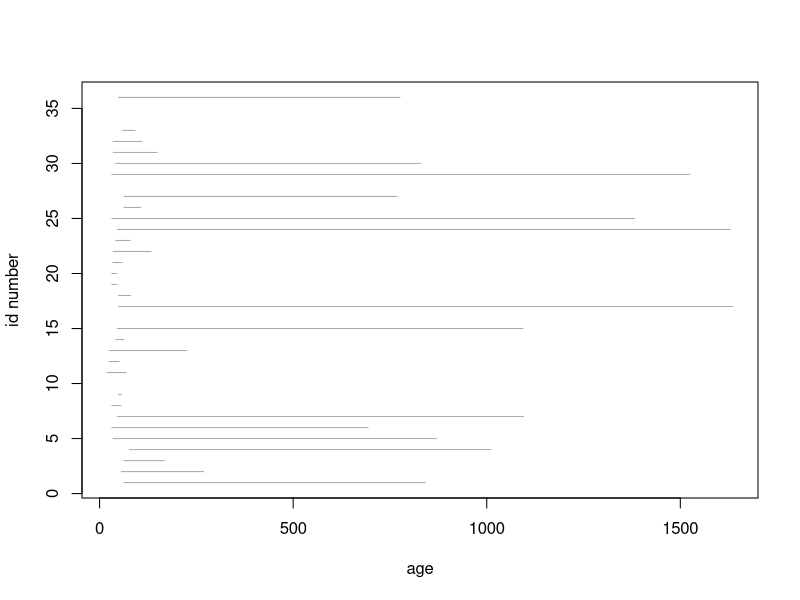
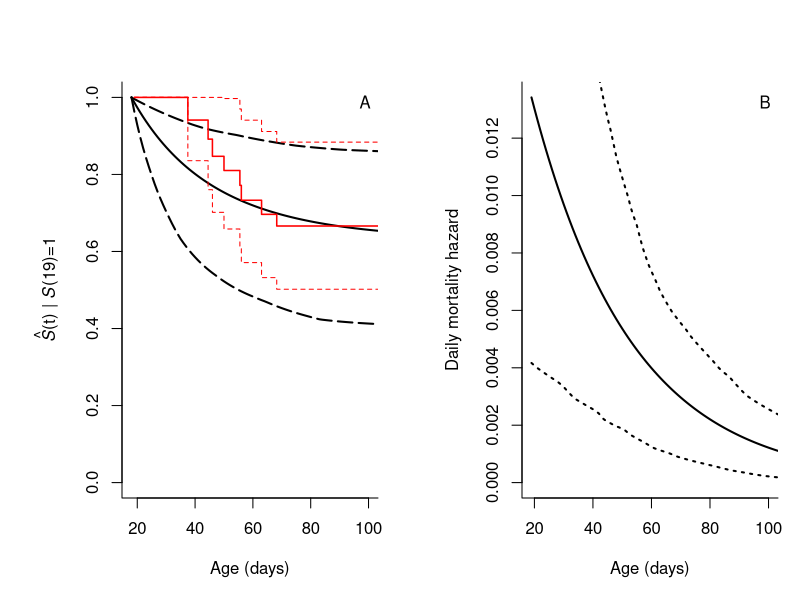

The R script that drew these images, in order:
#' ---
#' title: "Crane Survival Analysis" 
#' output: html_document
#' ---
#' 
#' Load libraries
#+ warning=FALSE, message=FALSE
library(KMsurv)
library(survival)
library(gtools)
library(Epi)
library(coda)
library(splines)
library(arm)
library(boot)
library(dplyr)

#' Read in data
colt.dat<-read.csv("data_product/fates_table_corr.csv")

#' Check fates to make sure that data are entered correctly.
#' Note: there were 4 individuals that died or were censored on the same day 
#' they were captured
colt.dat %>% filter(age_at_fate_days <= Cap.age.days)

#' Change the age_at_fate_days for these individuals so that they die mid-way
#' through the day
colt.dat$age_at_fate_days<-with(colt.dat, ifelse(age_at_fate_days <= Cap.age.days, 
                                  age_at_fate_days + 0.5, age_at_fate_days))

#' ## GLM survival model 
#' 
#' ### First, create daily records using the splitLexis function
Colt.Lexis<-read.csv("raw_data/fates_table.csv", header=TRUE)
spl.dat<-Lexis(entry=list(age=Cap.age.days),exit=list(age=age_at_fate_days),exit.status = censor, data=Colt.Lexis)
plot(spl.dat)
age.days<-seq(0,365,1)
dayobs<-splitLexis(spl.dat,breaks=age.days,time.scale="age")
dayobs$Fail<-factor(dayobs$lex.Xst)
write.csv(dayobs,file = "data_product/dayobs.csv",row.names=TRUE)
options(na.action = "na.fail")

#' ### Fit models.
#' 
#' Note, using more htan 1 df results in warnings that 
#' the models result in fitted probabilities with 0 or 1, indicative
#' of problems with complete separation. So, only use age as linear effect.
m1.age <- glm(Fail ~ age, family = binomial(link=cloglog), data=dayobs)
 
#' Estimate the probability survive each day, given alive at start of the day.
#' Start predicting at 2.7 weeks (or, min left truncation time)
age<-seq(round(7*2.7), 365, 1) 
pred.m.age<-1 - predict(m1.age, type = "resp",data.frame(age=age)) 
St.m.age <- c(1, cumprod(pred.m.age))
age2<-c(18, age) # to allow plot of survival to age 19, given alive on day 18

 
#' ### Use a bootstrap to calculate 95% CIs 
#' 
#' Set up information to hold the bootstrap results
nsims = 500 # number of bootstraps
dayobs$Fail<-factor(dayobs$lex.Xst)

#' Store results in Shat (for survival curve) and hhat for hazard curve
Shat <- matrix(NA, nrow = 348, ncol = nsims) 
hhat <- matrix(NA, nrow = 347, ncol = nsims) 
uid <- unique(dayobs$colt_ID) 
nID <- length(uid) 
for(ii in 1:nsims){
  bootIDs <- data.frame(colt_ID = sample(x = uid, size = nID, replace = TRUE))
  bootDat <- merge(bootIDs, dayobs)
  dailyS <- glm(Fail ~ age, family = binomial(link=cloglog), data=bootDat)
  dailySP <- 1 - predict(dailyS, type = "resp",data.frame(age = seq(round(7*2.7), 365, 1)))
  cum.boot <- c(1, cumprod(dailySP))
  Shat[,ii]<-cum.boot
  hhat[,ii]<-dailySP
}  

#' Calculate confidence intervals for Shat (CIs) and hhat (m.CIs)
CIs<-apply(as.matrix(Shat), 1, function(x){quantile(x,probs=c(0.025,0.975))})
m.CIs<-apply(as.matrix(hhat), 1, function(x){quantile(x,probs=c(0.025,0.975))})

#' ## KM survival
#' 
#'  Make sure all records are complete for entry and exit dates & censor indicator
colt.dat %>% select("Cap.age.days", "age_at_fate_days", "censor") %>% complete.cases

#' Inspect the one obs with incomplete data
ind<-colt.dat %>% select("Cap.age.days", "age_at_fate_days", "censor") %>% 
      complete.cases 
colt.dat[ind==FALSE,]

#' Drop this obs when fitting model
colt <- survfit(Surv(Cap.age.days, age_at_fate_days, censor) ~ 1, data=colt.dat[ind,])
(kmfit<-summary(colt))

#' Create data set for plotting starting at 2.7 weeks = 19 days
#+ fig.keep="last" 
kmdat<-data.frame(time=c(19, kmfit$time), survival=c(1, kmfit$surv), 
                  lowCI=c(1,kmfit$lower), upCI=c(1, kmfit$upper))
  
#' Plot in a single 2-panel fig.   
#+ fig.height=6.5, fig.width=10, fig.keep="last" 
par(mfrow=c(1,2), bty="L")
par(mar=c(5,6,4,1)+0.1)
plot(age2, St.m.age, type="l",lwd=2,ylim=c(0,1),xlab="Age (days)",
     ylab=expression(paste(hat(italic(S)),"(t) | ",italic(S),"(19)=1")), xlim=c(18, 100)) #italics S-hat
lines(age2, CIs[1,], lty=5,lwd=2)
lines(age2, CIs[2,], lty=5,lwd=2)
lines(kmdat$time, kmdat$survival, col="red", type="s", lwd=1.5)
lines(kmdat$time, kmdat$lowCI, col="red", type="s", lty=2)
lines(kmdat$time, kmdat$upCI, col="red", type="s", lty=2)
legend("topright", legend=c("A"),bty="n")
plot(age, 1-(pred.m.age),type="l", 
     lwd=2,ylab="Daily mortality hazard", xlab="Age (days)",
      xlim=c(19, 100))
lines(age, 1-m.CIs[1,], lty=3, lwd=2)
lines(age, 1-m.CIs[2,], lty=3, lwd=2)
legend("topright", legend=c("B"),bty="n")
 
